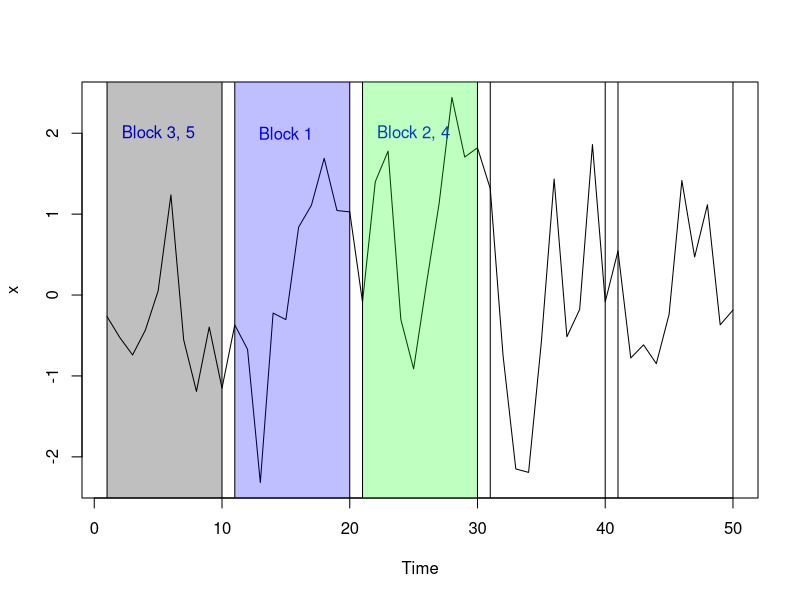

Here is the R script that generated this plot: (Note: this script raises an error after producing the figure.)
## ---- chunk 1
set.seed(5)
(x <- arima.sim(list(ar = 0.2), n = 50, sd = 1)) 
pdf("orig_ts.pdf", width = 15)
plot.ts(x)
text(x=c(5, 15, 25), y=c(2, 2, 2), labels=c("Block 3, 5", "Block 1", "Block 2, 4"), col="blue")
rect(1, -3, 10, 3, col= rgb(0,0,0,alpha=0.25))
rect(11, -3, 20, 3, col= rgb(0,0,1,alpha=0.25))
rect(21, -3, 30, 3, col= rgb(0,1,0,alpha=0.25))
rect(31, -3, 40, 3, col= rgb(0,1,1,alpha=0))
rect(41, -3, 50, 3, col= rgb(1,0,0,alpha=0))
dev.off()
## ---- chunk 2
set.seed(5)
(y1 <- x[nmblk(50, 10)])
pdf("nm_ts.pdf", width = 15)
plot.ts(y1)
text(x=c(5, 15, 25, 35, 45), y=c(2, 2, 2, 2, 2), labels=c("Block 1", "Block 2", "Block 3", "Block 4", "Block 5"), col="blue")
rect(1, -3, 10, 3, col= rgb(0,0,1,alpha=0.25))
rect(11, -3, 20, 3, col= rgb(0,1,0,alpha=0.25))
rect(21, -3, 30, 3, col= rgb(0,0,0,alpha=0.25))
rect(31, -3, 40, 3, col= rgb(0,1,0,alpha=0.25))
rect(41, -3, 50, 3, col= rgb(0,0,0,alpha=0.25))
dev.off()
## ---- chunk 3
set.seed(5)
(y2 <- x[mvblk(50, 10)])
pdf("mv_ts.pdf", width = 15)
plot.ts(y2)
text(x=c(5, 15, 25, 35, 45), y=c(2, 2, 2, 2, 2), labels=c("Block 1", "Block 2", "Block 3", "Block 4", "Block 5"), col="blue")
rect(1, -3, 10, 3, col= rgb(0,0,0,alpha=0.25))
rect(11, -3, 20, 3, col= rgb(0,0,1,alpha=0.25))
rect(21, -3, 30, 3, col= rgb(0,1,0,alpha=0.25))
rect(31, -3, 40, 3, col= rgb(0,1,1,alpha=0.25))
rect(41, -3, 50, 3, col= rgb(1,0,0,alpha=0.25))
dev.off()
## ---- chunk 4
pdf("orig_ts_2.pdf", width = 15)
plot.ts(x)
rect(2, -3, 11, 3, col= rgb(0,0,0,alpha=0.25))
rect(15, -3, 24, 3, col= rgb(0,0,1,alpha=0.5))
rect(11, -3, 20, 3, col= rgb(0,1,0,alpha=0.25))
rect(41, -3, 50, 3, col= rgb(0,1,1,alpha=0.25))
rect(21, -3, 30, 3, col= rgb(1,0,0,alpha=0.25))
text(x=c(6, 19, 15, 45, 25), y=c(2, -2, 2, 2, 2), labels=c("Block 1", "Block 2", "Block 3", "Block 4", "Block 5"), col="blue")
dev.off()
## ---- chunk 5
set.seed(5)
data <- blkboot(x, m1, 1000, 10)
library(ggplot2)
pdf('nm_dist.pdf')
hist(data$nm.stat, main = 'Distribution of Sample Means from Non-Moving Block Bootstrap', xlab = 'Sample Mean')
dev.off()
pdf('mv_dist.pdf')
hist(data$mv.stat, main = 'Distribution of Sample Means from Moving Block Bootstrap', xlab = 'Sample Mean')
dev.off()
## ---- chunk 6
plot(c(0, 1200), c(600, 1400), type= "n", xlab = "", ylab = "")
xleft = rep(c(200, 300, 400, 500, 600, 700, 800, 900, 1000, 1100), times = 4)
ybottom = rep(c(1200, 900, 600, 0), each = 10)
xright = rep(c(300, 400, 500, 600, 700, 800, 900, 1000, 1100, 1200), times = 4)
ytop = rep(c(1400, 1100, 800, 200), each = 10)
rect(xleft = xleft, ybottom = ybottom, xright = xright, ytop = ytop)
rect(xleft = c(200, 500, 900), ybottom = c(1200, 900, 600), xright = c(500, 800, 1200), 
     ytop = c(1400, 1100, 800), col= rgb(1,0,0,alpha=0.25))
x = rep(c(250, 350, 450, 550, 650, 750, 850, 950, 1050, 1150), times = 4)
y = rep(c(1300, 1000, 700, 100), each = 10)
labels = rep(c('X1', 'X2', 'X3', 'X4', 'X5', 'X6', '...', 'Xn-2', 'Xn-1', 'Xn'), times = 4)
text(x=x, y=y, labels=labels)
text(x=100, y=1300, labels='Block 1')
text(x=100, y=1000, labels='Block 2')
text(x=100, y=700, labels='Block n/l')
## ---- chunk 7
plot(c(0, 1200), c(0, 1400), type= "n", xlab = "", ylab = "")
rect(xleft = xleft, ybottom = ybottom, xright = xright, ytop = ytop)
rect(xleft = c(200, 300, 400, 200, 1100), ybottom = c(1200, 900, 600, 0, 0), xright = c(500, 600, 700, 400, 1200), ytop = c(1400, 1100, 800, 200, 200), col= rgb(1,0,0,alpha=0.25))
labels = rep(c('X1', 'X2', 'X3', 'X4', 'X5', 'X6', '...', 'Xn-2', 'Xn-1', 'Xn'), times = 4)
text(x=x, y=y, labels=labels)
text(x=100, y=1300, labels='Block 1')
text(x=100, y=1000, labels='Block 2')
text(x=100, y=700, labels='Block 3')
text(x=100, y=100, labels='Block n')
